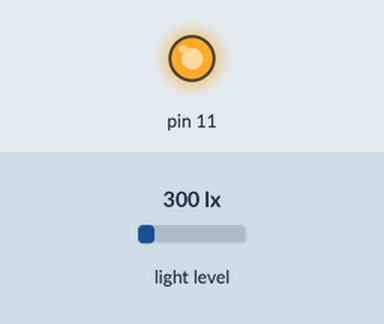
This sketch was run on a simulated Arduino Uno, built with avr-gcc and run on an emulated ATmega328P. Parts: output pins drawn as LEDs (lit = HIGH). The test bench sets the inputs (shaded band); at power-on: light level 300 lx. What the sketch prints to the serial monitor is not drawn.

Above: at 0.3 s.
Timing chart, 0 to 1.8 s (numbered marks = the images above):
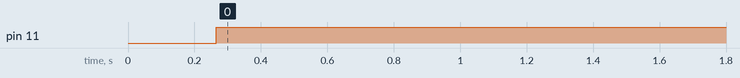

The sketch:

Sensore_di_Luminosit__TSL2561.ino
```cpp
/*This is a program i made back in 2022 in my High School with the help of one of my class mates (A. Parrino) and the help of my teacher @Andix91. The program features
a Light sensor used within the Arduino community.*/
#include <Wire.h>
#include <Adafruit_Sensor.h>
#include <Adafruit_TSL2561_U.h>
Adafruit_TSL2561_Unified tsl = Adafruit_TSL2561_Unified(TSL2561_ADDR_FLOAT, 12345);
int led = 11;
int vallux1 = 200;
int vallux2 = 300;
int valled = 0;
void setup(void)
{
 Serial.begin(9600);
 Serial.println("Light Sensor Test"); Serial.println("");
  pinMode(11, OUTPUT);
  pinMode(A4, INPUT);
  pinMode(A5, INPUT);
  if(!tsl.begin())
  {
    Serial.print("Ooops, no TSL2561 detected ... Check your wiring or I2C ADDR!");
    while(1);
  }
  Serial.println("");
}
void loop(void)
{
  sensors_event_t event;
  tsl.getEvent(&event);
  if (event.light)
  {
    Serial.print(event.light); Serial.println(" lux");
  }
  else
  {
    Serial.println("Sensor overload");
  }
  delay(250);
  if (event.light <= vallux1)
  {
    valled = valled + 10;
    analogWrite(11, valled);
  }
  if (event.light >= vallux1 && event.light <= vallux2)
  {
    analogWrite(11, valled);
  }
  if (event.light >= vallux2)
  {
    valled = valled - 10;
    analogWrite(11, valled);
  }
  if (valled = 255)
  {
    valled = valled;
    analogWrite(11, valled);
  }}
```

Measured:
- by itself, pin 11: LOW → HIGH at 0.27 s
